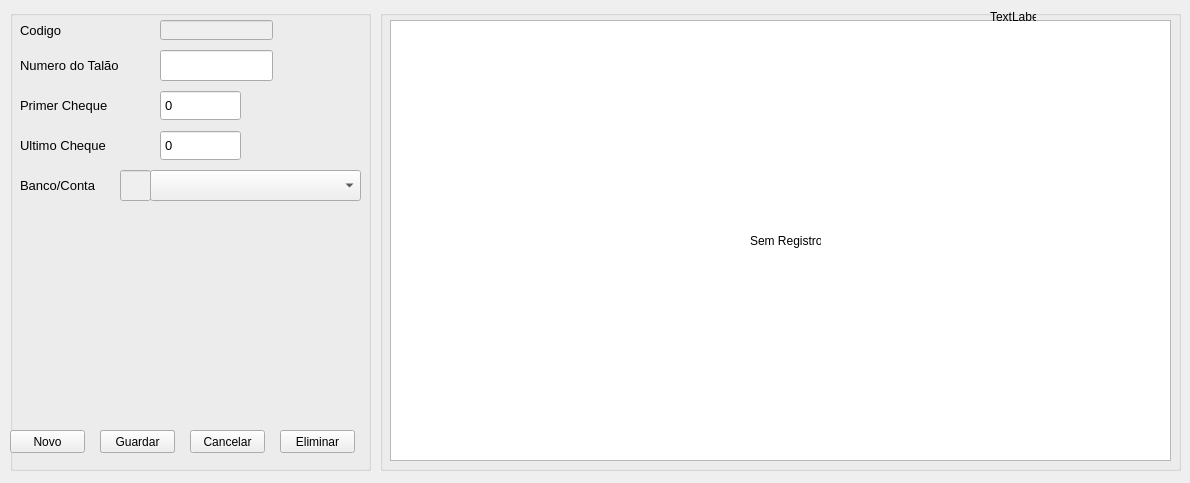
<?xml version="1.0" encoding="UTF-8"?>
<ui version="4.0">
 <class>frmregistro</class>
 <widget class="QWidget" name="frmregistro">
  <property name="geometry">
   <rect>
    <x>0</x>
    <y>0</y>
    <width>1190</width>
    <height>483</height>
   </rect>
  </property>
  <property name="windowTitle">
   <string>Registro de Cheques</string>
  </property>
  <widget class="QGroupBox" name="groupBox">
   <property name="geometry">
    <rect>
     <x>10</x>
     <y>10</y>
     <width>361</width>
     <height>461</height>
    </rect>
   </property>
   <property name="title">
    <string/>
   </property>
   <widget class="QLineEdit" name="txtnum">
    <property name="geometry">
     <rect>
      <x>150</x>
      <y>40</y>
      <width>113</width>
      <height>31</height>
     </rect>
    </property>
    <property name="font">
     <font>
      <pointsize>10</pointsize>
     </font>
    </property>
    <property name="maxLength">
     <number>12</number>
    </property>
   </widget>
   <widget class="QLabel" name="label">
    <property name="geometry">
     <rect>
      <x>10</x>
      <y>40</y>
      <width>121</width>
      <height>31</height>
     </rect>
    </property>
    <property name="font">
     <font>
      <pointsize>10</pointsize>
     </font>
    </property>
    <property name="text">
     <string>Numero do Talão</string>
    </property>
   </widget>
   <widget class="QLabel" name="label_2">
    <property name="geometry">
     <rect>
      <x>10</x>
      <y>80</y>
      <width>101</width>
      <height>31</height>
     </rect>
    </property>
    <property name="font">
     <font>
      <pointsize>10</pointsize>
     </font>
    </property>
    <property name="text">
     <string>Primer Cheque</string>
    </property>
   </widget>
   <widget class="QLabel" name="label_3">
    <property name="geometry">
     <rect>
      <x>10</x>
      <y>120</y>
      <width>101</width>
      <height>31</height>
     </rect>
    </property>
    <property name="font">
     <font>
      <pointsize>10</pointsize>
     </font>
    </property>
    <property name="text">
     <string>Ultimo Cheque</string>
    </property>
   </widget>
   <widget class="QPushButton" name="btnnovo">
    <property name="geometry">
     <rect>
      <x>0</x>
      <y>420</y>
      <width>75</width>
      <height>23</height>
     </rect>
    </property>
    <property name="text">
     <string>Novo</string>
    </property>
   </widget>
   <widget class="QPushButton" name="btneditar">
    <property name="geometry">
     <rect>
      <x>90</x>
      <y>420</y>
      <width>75</width>
      <height>23</height>
     </rect>
    </property>
    <property name="text">
     <string>Editar</string>
    </property>
   </widget>
   <widget class="QPushButton" name="btncancelar">
    <property name="geometry">
     <rect>
      <x>180</x>
      <y>420</y>
      <width>75</width>
      <height>23</height>
     </rect>
    </property>
    <property name="text">
     <string>Cancelar</string>
    </property>
   </widget>
   <widget class="QPushButton" name="btneliminar">
    <property name="geometry">
     <rect>
      <x>270</x>
      <y>420</y>
      <width>75</width>
      <height>23</height>
     </rect>
    </property>
    <property name="text">
     <string>Eliminar</string>
    </property>
   </widget>
   <widget class="QPushButton" name="btnguardar">
    <property name="geometry">
     <rect>
      <x>90</x>
      <y>420</y>
      <width>75</width>
      <height>23</height>
     </rect>
    </property>
    <property name="text">
     <string>Guardar</string>
    </property>
   </widget>
   <widget class="QLineEdit" name="txtcod">
    <property name="enabled">
     <bool>false</bool>
    </property>
    <property name="geometry">
     <rect>
      <x>150</x>
      <y>10</y>
      <width>113</width>
      <height>20</height>
     </rect>
    </property>
    <property name="font">
     <font>
      <pointsize>10</pointsize>
     </font>
    </property>
   </widget>
   <widget class="QComboBox" name="cboconta">
    <property name="geometry">
     <rect>
      <x>140</x>
      <y>160</y>
      <width>211</width>
      <height>31</height>
     </rect>
    </property>
    <property name="font">
     <font>
      <pointsize>10</pointsize>
     </font>
    </property>
   </widget>
   <widget class="QLabel" name="label_6">
    <property name="geometry">
     <rect>
      <x>10</x>
      <y>160</y>
      <width>81</width>
      <height>31</height>
     </rect>
    </property>
    <property name="font">
     <font>
      <pointsize>10</pointsize>
     </font>
    </property>
    <property name="text">
     <string>Banco/Conta</string>
    </property>
   </widget>
   <widget class="QLineEdit" name="txtcodconta">
    <property name="enabled">
     <bool>false</bool>
    </property>
    <property name="geometry">
     <rect>
      <x>110</x>
      <y>160</y>
      <width>31</width>
      <height>31</height>
     </rect>
    </property>
    <property name="font">
     <font>
      <pointsize>10</pointsize>
     </font>
    </property>
   </widget>
   <widget class="QSpinBox" name="txtprimer">
    <property name="geometry">
     <rect>
      <x>150</x>
      <y>80</y>
      <width>81</width>
      <height>31</height>
     </rect>
    </property>
    <property name="font">
     <font>
      <pointsize>10</pointsize>
     </font>
    </property>
    <property name="buttonSymbols">
     <enum>QAbstractSpinBox::NoButtons</enum>
    </property>
   </widget>
   <widget class="QLabel" name="label_7">
    <property name="geometry">
     <rect>
      <x>10</x>
      <y>10</y>
      <width>46</width>
      <height>21</height>
     </rect>
    </property>
    <property name="font">
     <font>
      <pointsize>10</pointsize>
     </font>
    </property>
    <property name="text">
     <string>Codigo</string>
    </property>
   </widget>
   <widget class="QSpinBox" name="txtultimo">
    <property name="geometry">
     <rect>
      <x>150</x>
      <y>120</y>
      <width>81</width>
      <height>31</height>
     </rect>
    </property>
    <property name="font">
     <font>
      <pointsize>10</pointsize>
     </font>
    </property>
    <property name="buttonSymbols">
     <enum>QAbstractSpinBox::NoButtons</enum>
    </property>
   </widget>
  </widget>
  <widget class="QGroupBox" name="groupBox_2">
   <property name="geometry">
    <rect>
     <x>380</x>
     <y>10</y>
     <width>801</width>
     <height>461</height>
    </rect>
   </property>
   <property name="title">
    <string/>
   </property>
   <widget class="QTableWidget" name="tabla">
    <property name="enabled">
     <bool>true</bool>
    </property>
    <property name="geometry">
     <rect>
      <x>10</x>
      <y>10</y>
      <width>781</width>
      <height>441</height>
     </rect>
    </property>
    <property name="editTriggers">
     <set>QAbstractItemView::NoEditTriggers</set>
    </property>
    <property name="selectionBehavior">
     <enum>QAbstractItemView::SelectRows</enum>
    </property>
    <attribute name="horizontalHeaderHighlightSections">
     <bool>false</bool>
    </attribute>
    <attribute name="verticalHeaderVisible">
     <bool>false</bool>
    </attribute>
    <attribute name="verticalHeaderHighlightSections">
     <bool>false</bool>
    </attribute>
   </widget>
   <widget class="QLabel" name="lblsinreg">
    <property name="geometry">
     <rect>
      <x>370</x>
      <y>220</y>
      <width>71</width>
      <height>21</height>
     </rect>
    </property>
    <property name="text">
     <string>Sem Registros</string>
    </property>
   </widget>
   <widget class="QLabel" name="lblindice">
    <property name="geometry">
     <rect>
      <x>610</x>
      <y>0</y>
      <width>46</width>
      <height>13</height>
     </rect>
    </property>
    <property name="text">
     <string>TextLabel</string>
    </property>
   </widget>
  </widget>
 </widget>
 <tabstops>
  <tabstop>btnnovo</tabstop>
  <tabstop>txtnum</tabstop>
  <tabstop>txtprimer</tabstop>
  <tabstop>cboconta</tabstop>
  <tabstop>btneditar</tabstop>
  <tabstop>btnguardar</tabstop>
  <tabstop>btncancelar</tabstop>
  <tabstop>btneliminar</tabstop>
  <tabstop>tabla</tabstop>
  <tabstop>txtcodconta</tabstop>
  <tabstop>txtcod</tabstop>
 </tabstops>
 <resources/>
 <connections>
  <connection>
   <sender>tabla</sender>
   <signal>cellClicked(int,int)</signal>
   <receiver>lblindice</receiver>
   <slot>setNum(int)</slot>
   <hints>
    <hint type="sourcelabel">
     <x>708</x>
     <y>141</y>
    </hint>
    <hint type="destinationlabel">
     <x>819</x>
     <y>16</y>
    </hint>
   </hints>
  </connection>
 </connections>
</ui>
